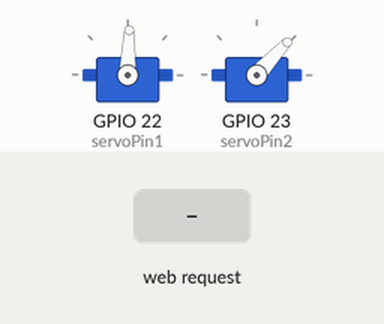
A program run on a simulated ESP32. Parts: 2 × servo. Inputs (shaded band) come from the test bench. WiFi joins after 1.5 s; servers stay silent unless stated; servo pulses on a pin are drawn as a servo (544–2400 µs = 0–180°); what the program prints to the serial monitor is not drawn.

Above: at 5.2 s.
5.3 s: HTTP request GET /print?code=120 received
At 9.8 s:
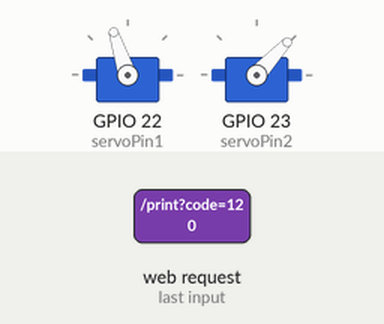
10.8 s: HTTP request GET /print?code=1 received
At 12.75 s:
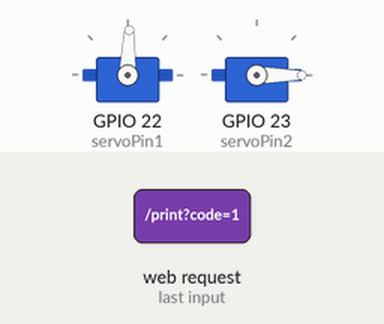
Timing chart, 0 to 14.4 s (numbered marks = the images above; inputs shaded):
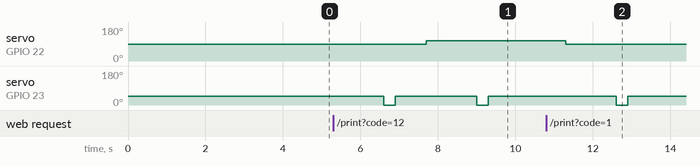

Measured:
- after the input at 5.3 s, servo on GPIO 22 (servoPin1): 88° → 108° after 2.4 s; servo on GPIO 23 (servoPin2): alternates 47° for 2.1 s and 0° for 0.30 s, starting after 1.3 s
- after the input at 10.8 s, servo on GPIO 22 (servoPin1): 108° → 88° after 0.50 s; servo on GPIO 23 (servoPin2): 47° → 0° after 1.8 s, → 47° 0.30 s later

The program:

main.cpp
```cpp
#include <Arduino.h>
#include <WiFi.h>
#include <WebServer.h>

const char* ssid = "111";
const char* password = "00000000";

WebServer server(80);

const int servoPin1 = 22;
const int servoPin2 = 23;

const int ch1 = 0;
const int ch2 = 1;

const int freq = 50;
const int resolution = 16;

const int CH1_START_ANGLE = 90;
const float DEG_PER_MM = 20.0;
const int STEP_COUNT = 6;

int dotAngle[6];

void servoWrite(int channel, int angle) {
  if (angle < 0) angle = 0;
  if (angle > 180) angle = 180;

  int us = map(angle, 0, 180, 500, 2400);
  int duty = (int)((us / 20000.0) * 65535);

  ledcWrite(channel, duty);
}

// 你的动作方式：ch2 初始化在50，每次打孔 50 -> 0 -> 50
void punchOnce() {
  servoWrite(ch2, 50);
  delay(800);

  servoWrite(ch2, 0);
  delay(300);

  servoWrite(ch2, 50);
  delay(800);
}

void punchDot(int dotNumber) {
  if (dotNumber < 1 || dotNumber > 6) return;

  int index = dotNumber - 1;

  servoWrite(ch1, dotAngle[index]);
  delay(500);

  punchOnce();
}

void printOneCell(String cell) {
  cell.trim();

  for (int i = 0; i < cell.length(); i++) {
    char c = cell.charAt(i);
    if (c >= '1' && c <= '6') {
      punchDot(c - '0');
    }
  }
}

void printBrailleCode(String code) {
  code.trim();

  int start = 0;

  while (start < code.length()) {
    int spaceIndex = code.indexOf(' ', start);
    String cell;

    if (spaceIndex == -1) {
      cell = code.substring(start);
      start = code.length();
    } else {
      cell = code.substring(start, spaceIndex);
      start = spaceIndex + 1;
    }

    if (cell.length() > 0) {
      printOneCell(cell);
      delay(1200);
    }
  }
}

void handlePrint() {
  if (!server.hasArg("code")) {
    server.send(400, "text/plain; charset=utf-8", "缺少 code 参数");
    return;
  }

  String code = server.arg("code");

  server.send(200, "text/plain; charset=utf-8", "ESP32收到点位：" + code);

  printBrailleCode(code);
}

void setup() {
  Serial.begin(115200);
  delay(500);

  ledcSetup(ch1, freq, resolution);
  ledcAttachPin(servoPin1, ch1);

  ledcSetup(ch2, freq, resolution);
  ledcAttachPin(servoPin2, ch2);

  for (int i = 0; i < STEP_COUNT; i++) {
    dotAngle[i] = CH1_START_ANGLE + i * DEG_PER_MM;
    if (dotAngle[i] > 180) dotAngle[i] = 180;

    Serial.print("Dot ");
    Serial.print(i + 1);
    Serial.print(" angle = ");
    Serial.println(dotAngle[i]);
  }

  servoWrite(ch1, CH1_START_ANGLE);
  delay(1000);

  // 你要求初始化必须是50
  servoWrite(ch2, 50);
  delay(1000);

  WiFi.begin(ssid, password);
  Serial.println("正在连接WiFi...");

  while (WiFi.status() != WL_CONNECTED) {
    delay(500);
    Serial.print(".");
  }

  Serial.println();
  Serial.print("ESP32 IP地址：http://");
  Serial.println(WiFi.localIP());

  server.on("/print", handlePrint);
  server.begin();

  Serial.println("打印服务器已启动");
}

void loop() {
  server.handleClient();
}
```
